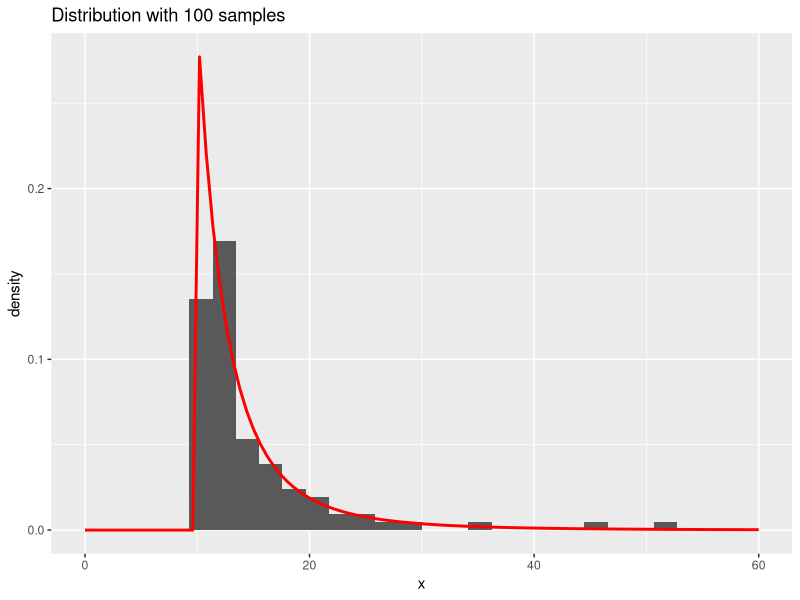
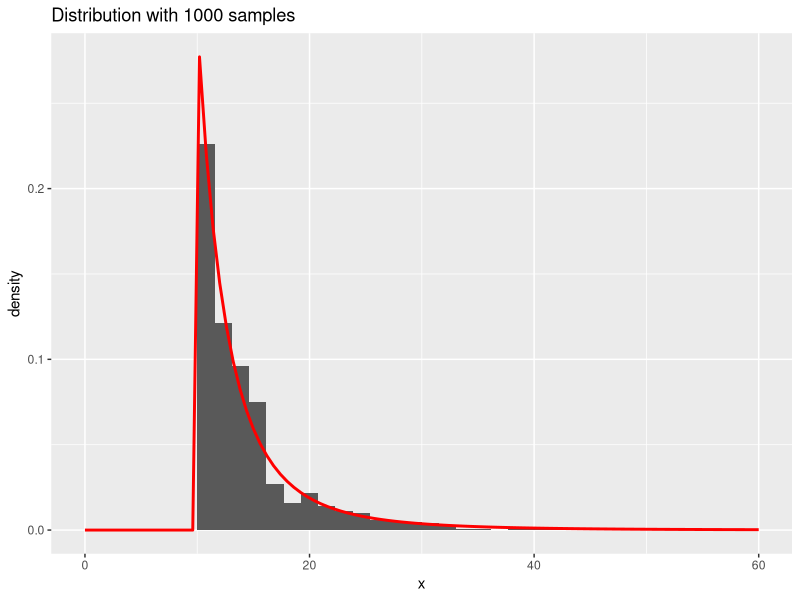
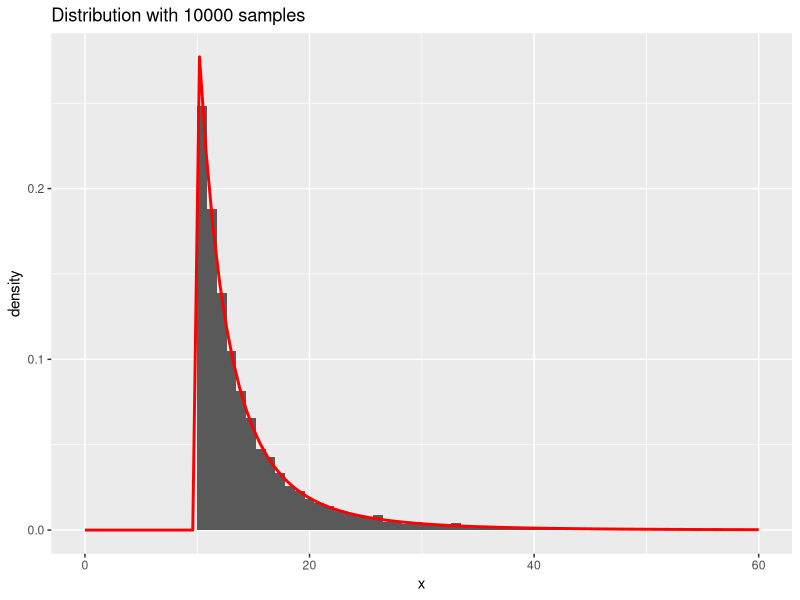

R code for these plots, in order:
library(ggplot2)
x_0 = 10
gamma = 4

inverseCDF = function(p){
  return((x_0)/(p^(1/(gamma-1))))
}

pdf = function(x){
  val = x_0^(gamma-1)*(gamma-1)*x^(-gamma)
  val[x<x_0] = 0
  return(val)
}

sample100 = data.frame(x = inverseCDF(runif(100,0,1)))
sample1000 = data.frame(x = inverseCDF(runif(1000,0,1)))
sample10000 = data.frame(x = inverseCDF(runif(10000,0,1)))



ggplot(data.frame(sample100),aes(x = x)) + geom_histogram(aes(y = after_stat(density)),bins = 30) + geom_function(fun = pdf,linewidth = 1 ,color = "red") + xlim(0,60) + labs(title = "Distribution with 100 samples")
ggplot(data.frame(sample1000),aes(x = x)) + geom_histogram(aes(y = after_stat(density)),bins = 40) + geom_function(fun = pdf,linewidth = 1 ,color = "red") + xlim(0,60) + labs(title = "Distribution with 1000 samples")
ggplot(data.frame(sample10000),aes(x = x)) + geom_histogram(aes(y = after_stat(density)),bins = 70) + geom_function(fun = pdf,linewidth = 1 ,color = "red") + xlim(0,60) + labs(title = "Distribution with 10000 samples")
